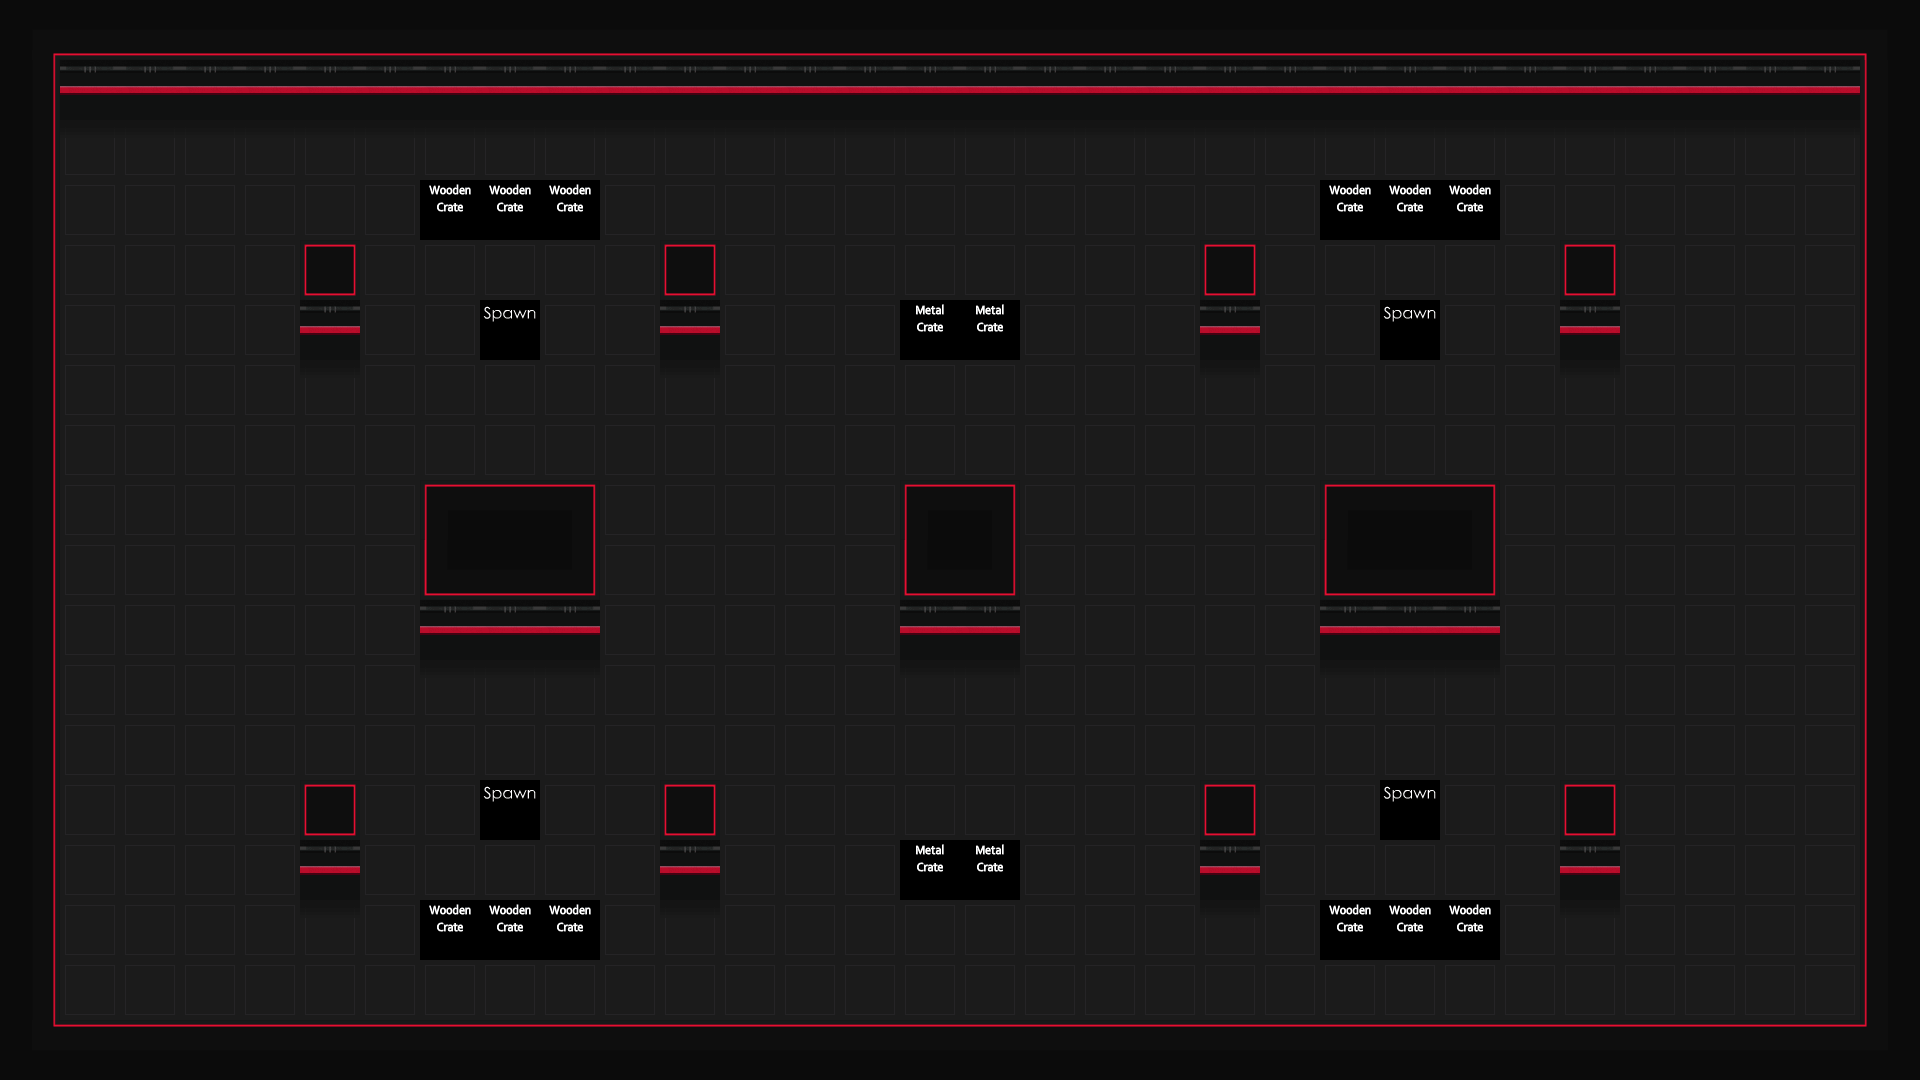

This is a level from a 2D game, rendered from its Tiled map with the project's own tilesets. A one-line summary and the complete map file follow:
An orthogonal 32x18 tile map with 60x60 px tiles, 3 tile layers (Water, Main, Meta).

<map version="1.0" orientation="orthogonal" width="32" height="18" tilewidth="60" tileheight="60">
 <tileset firstgid="1" name="ground" tilewidth="60" tileheight="60" spacing="2" margin="2">
  <image source="../img/map/TilemapOuya.png" width="1024" height="1024" />
 </tileset>
 <layer name="Water" width="32" height="18">
  <data encoding="csv">
0,0,0,0,0,0,0,0,0,0,0,0,0,0,0,0,0,0,0,0,0,0,0,0,0,0,0,0,0,0,0,0,
0,0,0,0,0,0,0,0,0,0,0,0,0,0,0,0,0,0,0,0,0,0,0,0,0,0,0,0,0,0,0,0,
0,0,0,0,0,0,0,0,0,0,0,0,0,0,0,0,0,0,0,0,0,0,0,0,0,0,0,0,0,0,0,0,
0,0,0,0,0,0,0,0,0,0,0,0,0,0,0,0,0,0,0,0,0,0,0,0,0,0,0,0,0,0,0,0,
0,0,0,0,0,0,0,0,0,0,0,0,0,0,0,0,0,0,0,0,0,0,0,0,0,0,0,0,0,0,0,0,
0,0,0,0,0,0,0,0,0,0,0,0,0,0,0,0,0,0,0,0,0,0,0,0,0,0,0,0,0,0,0,0,
0,0,0,0,0,0,0,0,0,0,0,0,0,0,0,0,0,0,0,0,0,0,0,0,0,0,0,0,0,0,0,0,
0,0,0,0,0,0,0,0,0,0,0,0,0,0,0,0,0,0,0,0,0,0,0,0,0,0,0,0,0,0,0,0,
0,0,0,0,0,0,0,0,0,0,0,0,0,0,0,0,0,0,0,0,0,0,0,0,0,0,0,0,0,0,0,0,
0,0,0,0,0,0,0,0,0,0,0,0,0,0,0,0,0,0,0,0,0,0,0,0,0,0,0,0,0,0,0,0,
0,0,0,0,0,0,0,0,0,0,0,0,0,0,0,0,0,0,0,0,0,0,0,0,0,0,0,0,0,0,0,0,
0,0,0,0,0,0,0,0,0,0,0,0,0,0,0,0,0,0,0,0,0,0,0,0,0,0,0,0,0,0,0,0,
0,0,0,0,0,0,0,0,0,0,0,0,0,0,0,0,0,0,0,0,0,0,0,0,0,0,0,0,0,0,0,0,
0,0,0,0,0,0,0,0,0,0,0,0,0,0,0,0,0,0,0,0,0,0,0,0,0,0,0,0,0,0,0,0,
0,0,0,0,0,0,0,0,0,0,0,0,0,0,0,0,0,0,0,0,0,0,0,0,0,0,0,0,0,0,0,0,
0,0,0,0,0,0,0,0,0,0,0,0,0,0,0,0,0,0,0,0,0,0,0,0,0,0,0,0,0,0,0,0,
0,0,0,0,0,0,0,0,0,0,0,0,0,0,0,0,0,0,0,0,0,0,0,0,0,0,0,0,0,0,0,0,
0,0,0,0,0,0,0,0,0,0,0,0,0,0,0,0,0,0,0,0,0,0,0,0,0,0,0,0,0,0,0,0
</data>
 </layer>
 <layer name="Main" width="32" height="18">
  <data encoding="csv">
113,95,95,95,95,95,95,95,95,95,95,95,95,95,95,95,95,95,95,95,95,95,95,95,95,95,95,95,95,95,95,112,
97,50,50,50,50,50,50,50,50,50,50,50,50,50,50,50,50,50,50,50,50,50,50,50,50,50,50,50,50,50,50,96,
97,167,167,167,167,167,167,167,167,167,167,167,167,167,167,167,167,167,167,167,167,167,167,167,167,167,167,167,167,167,167,96,
97,159,159,159,159,159,159,159,159,159,159,159,159,159,159,159,159,159,159,159,159,159,159,159,159,159,159,159,159,159,159,96,
97,159,159,159,159,123,159,159,159,159,159,123,159,159,159,159,159,159,159,159,123,159,159,159,159,159,123,159,159,159,159,96,
97,159,159,159,159,50,159,159,159,159,159,50,159,159,159,159,159,159,159,159,50,159,159,159,159,159,50,159,159,159,159,96,
97,159,159,159,159,167,159,159,159,159,159,167,159,159,159,159,159,159,159,159,167,159,159,159,159,159,167,159,159,159,159,96,
97,159,159,159,159,159,159,159,159,159,159,159,159,159,159,159,159,159,159,159,159,159,159,159,159,159,159,159,159,159,159,96,
97,159,159,159,159,159,159,101,98,103,159,159,159,159,159,101,103,159,159,159,159,159,101,98,103,159,159,159,159,159,159,96,
97,159,159,159,159,159,159,99,95,100,159,159,159,159,159,99,100,159,159,159,159,159,99,95,100,159,159,159,159,159,159,96,
97,159,159,159,159,159,159,50,50,50,159,159,159,159,159,50,50,159,159,159,159,159,50,50,50,159,159,159,159,159,159,96,
97,159,159,159,159,159,159,167,167,167,159,159,159,159,159,167,167,159,159,159,159,159,167,167,167,159,159,159,159,159,159,96,
97,159,159,159,159,159,159,159,159,159,159,159,159,159,159,159,159,159,159,159,159,159,159,159,159,159,159,159,159,159,159,96,
97,159,159,159,159,123,159,159,159,159,159,123,159,159,159,159,159,159,159,159,123,159,159,159,159,159,123,159,159,159,159,96,
97,159,159,159,159,50,159,159,159,159,159,50,159,159,159,159,159,159,159,159,50,159,159,159,159,159,50,159,159,159,159,96,
97,159,159,159,159,167,159,159,159,159,159,167,159,159,159,159,159,159,159,159,167,159,159,159,159,159,167,159,159,159,159,96,
97,159,159,159,159,159,159,159,159,159,159,159,159,159,159,159,159,159,159,159,159,159,159,159,159,159,159,159,159,159,159,96,
115,98,98,98,98,98,98,98,98,98,98,98,98,98,98,98,98,98,98,98,98,98,98,98,98,98,98,98,98,98,98,114
</data>
 </layer>
 <layer name="Meta" width="32" height="18">
  <data encoding="csv">
0,0,0,0,0,0,0,0,0,0,0,0,0,0,0,0,0,0,0,0,0,0,0,0,0,0,0,0,0,0,0,0,
0,0,0,0,0,0,0,0,0,0,0,0,0,0,0,0,0,0,0,0,0,0,0,0,0,0,0,0,0,0,0,0,
0,0,0,0,0,0,0,0,0,0,0,0,0,0,0,0,0,0,0,0,0,0,0,0,0,0,0,0,0,0,0,0,
0,0,0,0,0,0,0,160,160,160,0,0,0,0,0,0,0,0,0,0,0,0,160,160,160,0,0,0,0,0,0,0,
0,0,0,0,0,0,0,0,0,0,0,0,0,0,0,0,0,0,0,0,0,0,0,0,0,0,0,0,0,0,0,0,
0,0,0,0,0,0,0,0,157,0,0,0,0,0,0,161,161,0,0,0,0,0,0,157,0,0,0,0,0,0,0,0,
0,0,0,0,0,0,0,0,0,0,0,0,0,0,0,0,0,0,0,0,0,0,0,0,0,0,0,0,0,0,0,0,
0,0,0,0,0,0,0,0,0,0,0,0,0,0,0,0,0,0,0,0,0,0,0,0,0,0,0,0,0,0,0,0,
0,0,0,0,0,0,0,0,0,0,0,0,0,0,0,0,0,0,0,0,0,0,0,0,0,0,0,0,0,0,0,0,
0,0,0,0,0,0,0,0,0,0,0,0,0,0,0,0,0,0,0,0,0,0,0,0,0,0,0,0,0,0,0,0,
0,0,0,0,0,0,0,0,0,0,0,0,0,0,0,0,0,0,0,0,0,0,0,0,0,0,0,0,0,0,0,0,
0,0,0,0,0,0,0,0,0,0,0,0,0,0,0,0,0,0,0,0,0,0,0,0,0,0,0,0,0,0,0,0,
0,0,0,0,0,0,0,0,0,0,0,0,0,0,0,0,0,0,0,0,0,0,0,0,0,0,0,0,0,0,0,0,
0,0,0,0,0,0,0,0,157,0,0,0,0,0,0,0,0,0,0,0,0,0,0,157,0,0,0,0,0,0,0,0,
0,0,0,0,0,0,0,0,0,0,0,0,0,0,0,161,161,0,0,0,0,0,0,0,0,0,0,0,0,0,0,0,
0,0,0,0,0,0,0,160,160,160,0,0,0,0,0,0,0,0,0,0,0,0,160,160,160,0,0,0,0,0,0,0,
0,0,0,0,0,0,0,0,0,0,0,0,0,0,0,0,0,0,0,0,0,0,0,0,0,0,0,0,0,0,0,0,
0,0,0,0,0,0,0,0,0,0,0,0,0,0,0,0,0,0,0,0,0,0,0,0,0,0,0,0,0,0,0,0
</data>
 </layer>
</map>
